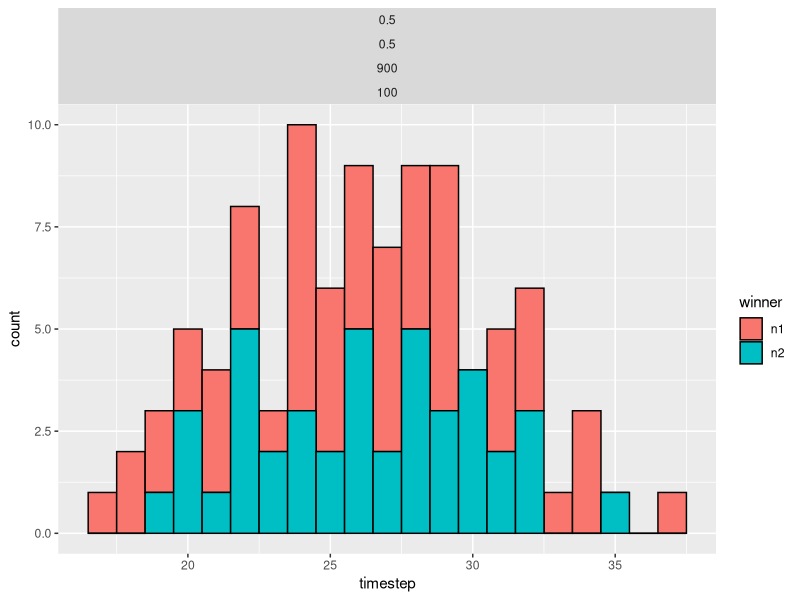

The R source for this figure:
## ---- chunk 1
library(tidyverse)

## ---- chunk 2
my_world <- list("1" = list("n1" = 10, "n2" = 10), 
              "2" = list("n1" = 0, "n2" = 0), 
              "3" = list("n1" = 0, "n2" = 0),
              "4" = list("n1" = 0, "n2" = 0), 
              "5" = list("n1" = 0, "n2" = 0), 
              "6" = list("n1" = 0, "n2" = 0), 
              "7" = list("n1" = 0, "n2" = 0), 
              "8" = list("n1" = 0, "n2" = 0), 
              "9" = list("n1" = 0, "n2" = 0), 
              "10" = list("n1" = 0, "n2" = 0),
              "11" = list("n1" = 0, "n2" = 0),
              "12" = list("n1" = 0, "n2" = 0),
              "13" = list("n1" = 0, "n2" = 0),
              "14" = list("n1" = 0, "n2" = 0),
              "15" = list("n1" = 0, "n2" = 0),
              "16" = list("n1" = 0, "n2" = 0),
              "17" = list("n1" = 0, "n2" = 0),
              "18" = list("n1" = 0, "n2" = 0),
              "19" = list("n1" = 0, "n2" = 0),
              "20" = list("n1" = 0, "n2" = 0))
my_params <- list("n1" = list("r" = 0.5, "k" = 900), 
               "n2" = list("r" = 0.5, "k" = 100))
## ---- chunk 3
migrants_number <- function(n){
  return(rbinom(n = 1, size = n, prob = 0.5))
}
## ---- chunk 4
direction_generator <-function(){
  return(sample(c(-1, 1), 1))
}
direction_generator()

## ---- chunk 5
growth <- function(r, k, n){
  return((r*(1-min(n,k)/k))*min(n,k))
}
growth(r = 10, k = 100, n = 10)
## ---- chunk 6
n_seq <- seq(1,200)
growth(r = 0.9, k = 100, n = for(n in n_seq){return(n)}) %>% 
  plot()

## ---- chunk 7
simulate <- function(world, params){

i <- 0
while(i<1000){
  
#growth on all patches
  for(patch in seq(1, length(world))){
    for(pop in seq(1, length(world[[patch]]))){
      curr_pop_name <- names(world[[patch]][pop])
      curr_pop <- world[[patch]][[curr_pop_name]]
      world[[patch]][[curr_pop_name]] <- world[[patch]][[curr_pop_name]] + round(growth(r = params[[curr_pop_name]][["r"]], k = params[[curr_pop_name]][["k"]], n = curr_pop)) -> curr_pop
    }
  }
  
  #movement on all patches
  for(patch in seq(1, length(world))){
    for(pop in seq(1, length(world[[patch]]))){
      curr_pop_name <- names(world[[patch]][pop])
      curr_pop <- world[[patch]][[curr_pop_name]]
      migrants <- migrants_number(floor(curr_pop))
      direction <- direction_generator()
      destination <- patch + direction
      if(all(destination > 0 & destination <= length(world))){
        world[[patch]][[curr_pop_name]] <- world[[patch]][[curr_pop_name]] - migrants
        world[[destination]][[curr_pop_name]] <- world[[destination]][[curr_pop_name]] + migrants
    }
   }
  }
  
#checking if one of them won
  if(sum(unlist(world$"20")) > 0){
    result <- list(world)
    edge_patch <- world$"20"
  #checking which one said winner is
    the_winner <- character()
    ifelse(edge_patch$n1 > 0 && edge_patch$n2 == 0, the_winner <- "n1", ifelse(edge_patch$n1 == 0 && edge_patch$n2 > 0, the_winner <- "n2", the_winner <- NA))
    
    #put the results in a new row in simulation_data
    
    simulation_data %>% add_row(worlds = result, timestep = i, parameters = list(params), winner = the_winner,  r1 = params$n1$r, r2 = params$n2$r, k1 = params$n1$k, k2 = params$n2$k) -> simulation_data
    return(simulation_data)
  }
  i <- i + 1
}
  }
## ---- chunk 8
#making the dataframe empty
simulation_data <- tibble(worlds = list(), timestep = numeric(), parameters = list(), winner = character(), r1 = numeric(), r2 = numeric(), k1 = numeric(), k2 = numeric())

## ---- chunk 9
for(i in seq(1, 100, 1)){
simulation_data <- simulate(my_world, my_params)
}
## ---- chunk 10
  simulation_data %>% filter(!is.na(winner)) %>% group_by(winner, r1, k1, r2, k2) %>% 
  ggplot(aes(x = timestep))+
  facet_wrap(~r1+r2+k1+k2)+
  geom_histogram(aes(x = timestep, fill = winner), binwidth = 1, colour = "black")
 
